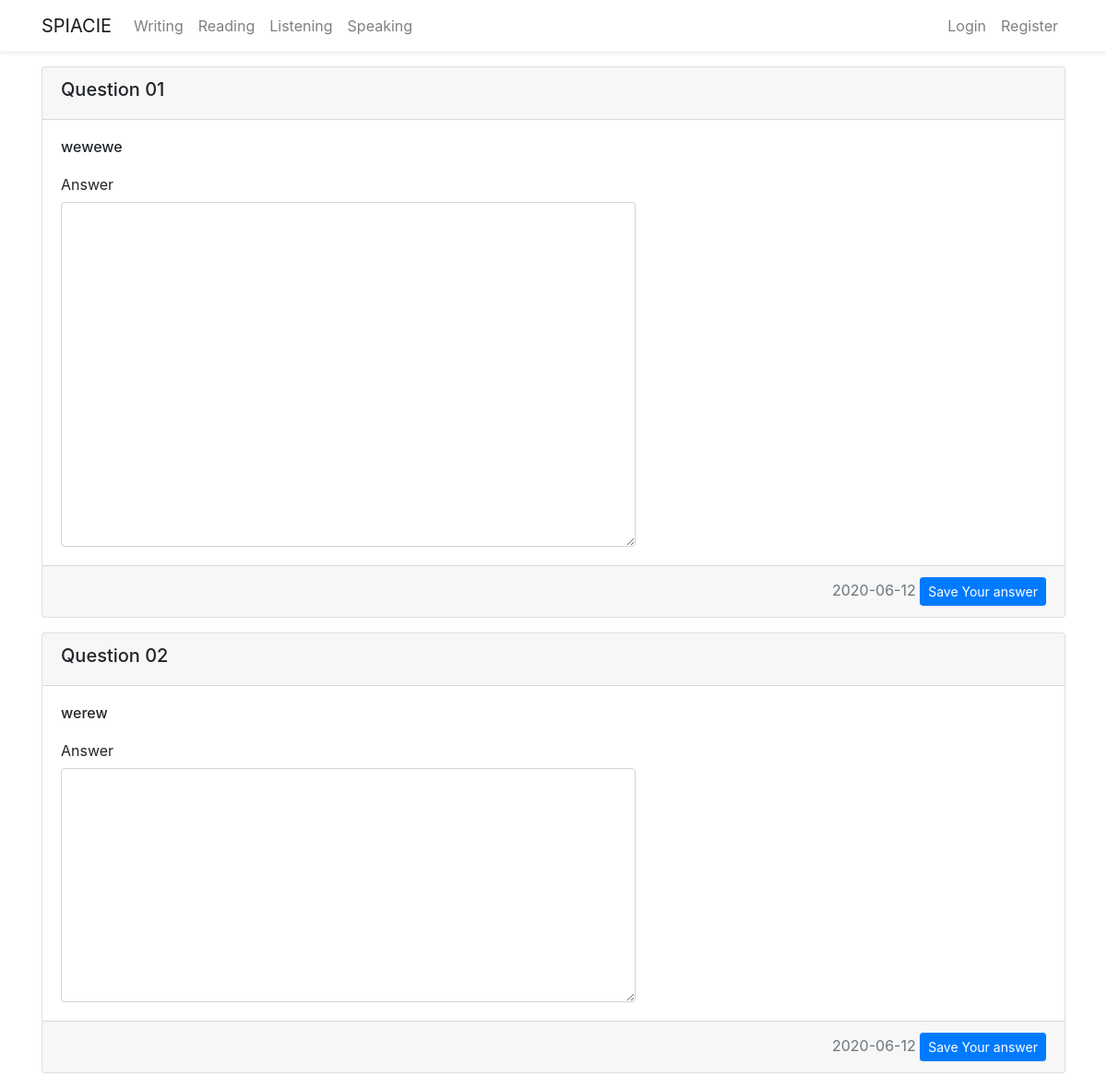
/writing/1, run on an earlier commit of the app's database.
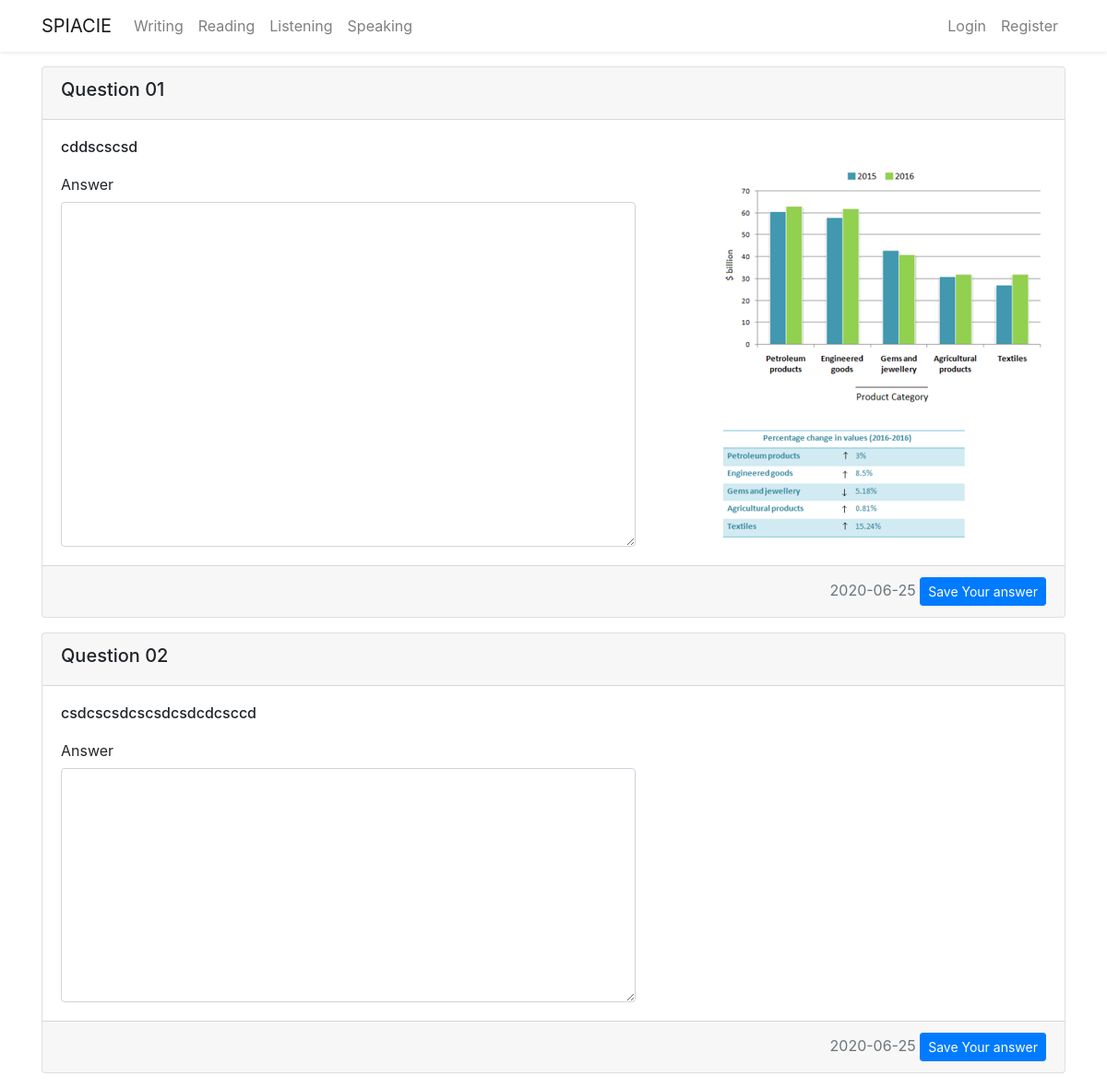
And on a later commit of the database.
### flaskblog/models.py (models this page shows, shortened)
class Writingpaper(db.Model):
    id = db.Column(db.Integer, primary_key=True)
    title = db.Column(db.String(300), unique=True, nullable=False)
    task01 = db.Column(db.String(1000), nullable=False)
    task01_img = db.Column(db.String(20), nullable=True)
    task02 = db.Column(db.String(1000), nullable=False)
    date_posted = db.Column(db.DateTime, nullable=False,
                            default=datetime.utcnow)
    user_id = db.Column(db.Integer, db.ForeignKey('user.id'), nullable=False)
    answer = db.relationship(
        'Writingpaperanswer', backref='candidate', lazy=True)

### flaskblog/writing/routes.py (the view, shortened to what this page needs)
@writing.route("/writing/<int:writing_id>", methods=['GET', 'POST'])
def show_writing(writing_id):
    writingpaper = Writingpaper.query.get_or_404(writing_id)
    form1 = WritingpaperoneForm()
    form2 = WritingpapertwoForm()
    return render_template('writing_paper.html',  writingpaper=writingpaper, form1=form1, form2=form2)

### flaskblog/writing/forms.py
class WritingpaperoneForm(FlaskForm):
    task01_answer = TextAreaField('Answer', validators=[DataRequired()])
    submit = SubmitField('Save Your answer')

class WritingpapertwoForm(FlaskForm):
    task02_answer = TextAreaField('Answer', validators=[DataRequired()])
    submit = SubmitField('Save Your answer')

### flaskblog/templates/writing_paper.html (shortened to what this page needs)
{% extends 'layout.html' %} {% block content %}
<div class="card mt-3 mb-3">
  <form method="post" action="" enctype="multipart/form-data">
    <div class="card-header">
      <h5>Question 01</h5>
    </div>
    <div class="card-body">
      <h6 class="card-title">
        {% autoescape false %} {{ writingpaper.task01.replace('\n', '<br />') }}
        {% endautoescape %}
      </h6>
      {% if writingpaper.task01_img %}
      <div class="img-fluid">
        <img
          src="{{ url_for('static', filename='writingpaper/' + writingpaper.task01_img) }}"
          class="img-fluid float-right"
          alt="..."
        />
      </div>
      {% endif %} {{ form1.task01_answer.label(class_="col-form-label
      text-md-right")}} {% if form1.task01_answer.errors %}
      {{form1.task01_answer(class="form-control col-md-7 is-invalid" ,
      rows=15)}}
      <div class="invaild-feedback col-md-3 text-danger">
        {% for error in form1.task01_answer.errors %}
        <small>{{ error }}</small>
        {% endfor %}
      </div>
      {% else %} {{ form1.task01_answer(class_="form-control col-md-7",
      rows=15)}} {% endif %}
    </div>
    <div class="card-footer text-muted text-right">
      {{ writingpaper.date_posted.strftime('%Y-%m-%d') }} {{
      form1.submit(class="btn btn-primary btn-sm")}}
    </div>
  </form>
</div>
<div class="card mt-3 mb-3">
  <form method="post" action="" enctype="multipart/form-data">
    <div class="card-header">
      <h5>Question 02</h5>
    </div>
    <div class="card-body">
      <h6 class="card-title">
        {% autoescape false %}{{ writingpaper.task02.replace('\n', '<br />') }}
        {% endautoescape %}
      </h6>
      {{ form2.task02_answer.label(class_="col-form-label text-md-right")}} {%
      if form2.task02_answer.errors %} {{form2.task02_answer(class="form-control
      col-md-7 is-invalid" , rows=10)}}
      <div class="invaild-feedback col-md-3 text-danger">
        {% for error in form2.task02_answer.errors %}
        <small>{{ error }}</small>
        {% endfor %}
      </div>
      {% else %} {{ form2.task02_answer(class_="form-control col-md-7",
      rows=10)}} {% endif %}
    </div>
    <div class="card-footer text-muted text-right">
      {{ writingpaper.date_posted.strftime('%Y-%m-%d') }} {{
      form2.submit(class="btn btn-primary btn-sm")}}
    </div>
  </form>
</div>
{% endblock content %}

What changed in the data, as far as the page shows it:
changed Writingpaper: task01.replace "wewewe" → "cddscscsd"; task01_img: picture added; date_posted "2020-06-12" → "2020-06-25"; task02.replace "werew" → "csdcscsdcscsdcsdcdcsccd"
